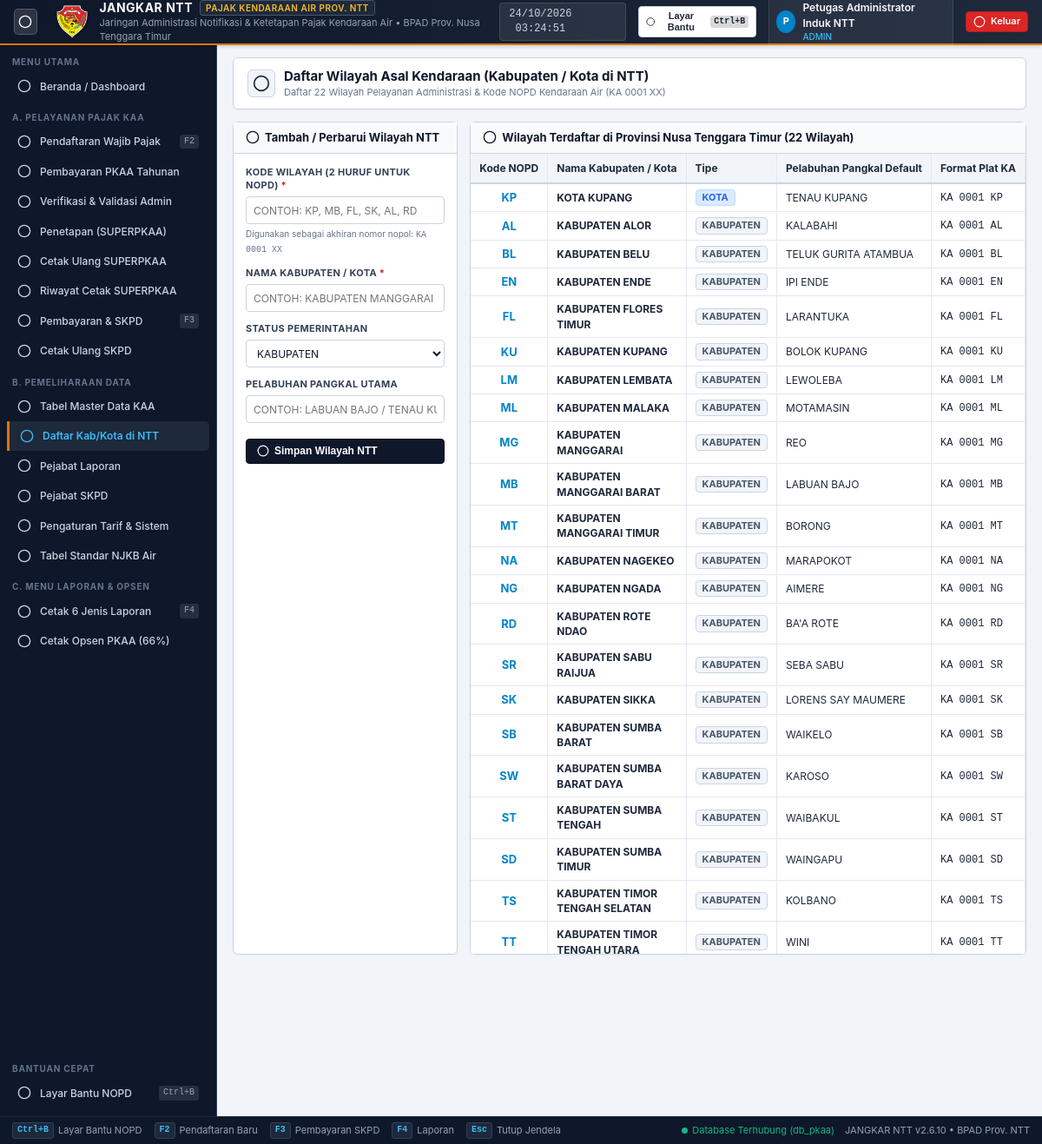
The page /index.php?page=kabupaten_kota (signed in) on the database its author committed.
### tables this page shows
CREATE TABLE `ref_kabupaten_kota` (
  `kode_wilayah` VARCHAR(5) PRIMARY KEY,
  `nama_kabupaten_kota` VARCHAR(100) NOT NULL,
  `tipe` ENUM('KOTA', 'KABUPATEN') NOT NULL DEFAULT 'KABUPATEN',
  `ibukota` VARCHAR(100) NOT NULL,
  `pelabuhan_pangkal_default` VARCHAR(100) NOT NULL
);

### index.php (called while the page is built, shortened)
<?php
require_once __DIR__ . '/config/helpers.php';
$page = $_GET['page'] ?? 'dashboard';
$moduleMap = [
    'dashboard'              => __DIR__ . '/modules/dashboard/index.php',
    'pendaftaran'            => __DIR__ . '/modules/pelayanan/pendaftaran.php',
    'ajukan_perubahan'       => __DIR__ . '/modules/pelayanan/ajukan_perubahan.php',
    'verifikasi_perubahan'   => __DIR__ . '/modules/pelayanan/verifikasi_perubahan.php',
    'status_pengajuan'       => __DIR__ . '/modules/pelayanan/status_pengajuan.php',
    'superpkaa'              => __DIR__ . '/modules/pelayanan/superpkaa.php',
    'pembayaran_tahunan'     => __DIR__ . '/modules/pelayanan/pembayaran_tahunan.php',
    'cetak_ulang_superpkaa'  => __DIR__ . '/modules/pelayanan/cetak_ulang_superpkaa.php',
    'riwayat_cetak_superpkaa'=> __DIR__ . '/modules/pelayanan/riwayat_cetak_superpkaa.php',
    'skpd'                   => __DIR__ . '/modules/pelayanan/skpd.php',
    'cetak_ulang_skpd'       => __DIR__ . '/modules/pelayanan/cetak_ulang_skpd.php',
    'master_kaa'             => __DIR__ . '/modules/pemeliharaan/master_kaa.php',
    'kabupaten_kota'         => __DIR__ . '/modules/pemeliharaan/kabupaten_kota.php',
    'pejabat_laporan'        => __DIR__ . '/modules/pemeliharaan/pejabat_laporan.php',
    'pejabat_skpd'           => __DIR__ . '/modules/pemeliharaan/pejabat_skpd.php',
    'tarif_pajak'            => __DIR__ . '/modules/pemeliharaan/tarif_pajak.php',
    'tabel_njkb'             => __DIR__ . '/modules/pemeliharaan/tabel_njkb.php',
    'laporan'                => __DIR__ . '/modules/laporan/index.php',
    'cetak_opsen'            => __DIR__ . '/modules/laporan/cetak_opsen.php',
];
$targetModule = $moduleMap[$page] ?? $moduleMap['dashboard'];
require_once __DIR__ . '/layouts/header.php';
require_once $targetModule;
require_once __DIR__ . '/layouts/footer.php';

### modules/pemeliharaan/kabupaten_kota.php (shortened to what this page needs)
<?php
$kabKotaList = $pdo->query("SELECT * FROM ref_kabupaten_kota ORDER BY tipe ASC, nama_kabupaten_kota ASC")->fetchAll();
?>
<div class="page-header">
  <div class="page-header-left">
    <div class="page-icon">
      <?= renderIcon('compass', '', 20) ?>
    </div>
    <div>
      <div class="page-title">Daftar Wilayah Asal Kendaraan (Kabupaten / Kota di NTT)</div>
      <div class="page-subtitle">Daftar 22 Wilayah Pelayanan Administrasi & Kode NOPD Kendaraan Air (KA 0001 XX)</div>
    </div>
  </div>
</div>
<div style="display: grid; grid-template-columns: 1fr 1.8fr; gap: 14px;">
  <form method="POST" action="index.php?page=kabupaten_kota" class="panel">
    <div class="panel-header">
      <div class="panel-title">
        <?= renderIcon('plus', '', 16) ?>
        <span>Tambah / Perbarui Wilayah NTT</span>
      </div>
    </div>
    <div class="panel-body" style="display: flex; flex-direction: column; gap: 12px;">
      <div class="form-group">
        <label class="form-label" for="kode_wilayah">Kode Wilayah (2 Huruf untuk NOPD) <span class="required">*</span></label>
        <input type="text" name="kode_wilayah" id="kode_wilayah" class="form-control" maxlength="5" placeholder="Contoh: KP, MB, FL, SK, AL, RD" style="text-transform: uppercase;" required>
        <span style="font-size:10px; color:#64748b;">Digunakan sebagai akhiran nomor nopol: <code>KA 0001 XX</code></span>
      </div>
      <div class="form-group">
        <label class="form-label" for="nama_kabupaten_kota">Nama Kabupaten / Kota <span class="required">*</span></label>
        <input type="text" name="nama_kabupaten_kota" id="nama_kabupaten_kota" class="form-control" placeholder="Contoh: KABUPATEN MANGGARAI BARAT" style="text-transform: uppercase;" required>
      </div>
      <div class="form-group">
        <label class="form-label" for="tipe">Status Pemerintahan</label>
        <select name="tipe" id="tipe" class="form-control">
          <option value="KABUPATEN">KABUPATEN</option>
        </select>
      </div>
      <div class="form-group">
        <label class="form-label" for="pelabuhan_pangkal_default">Pelabuhan Pangkal Utama</label>
        <input type="text" name="pelabuhan_pangkal_default" id="pelabuhan_pangkal_default" class="form-control" placeholder="Contoh: LABUAN BAJO / TENAU KUPANG" style="text-transform: uppercase;" required>
      </div>
      <button type="submit" class="btn btn-primary" style="margin-top: 6px;">
        <?= renderIcon('check', '', 14) ?> Simpan Wilayah NTT
      </button>
    </div>
  </form>
  <div class="panel">
    <div class="panel-header">
      <div class="panel-title">
        <?= renderIcon('database', '', 16) ?>
        <span>Wilayah Terdaftar di Provinsi Nusa Tenggara Timur (<?= count($kabKotaList) ?> Wilayah)</span>
      </div>
    </div>
    <div class="panel-body" style="padding: 0;">
      <div class="table-responsive" style="border: none; max-height: 70vh;">
        <table class="table-desktop">
          <thead>
            <tr>
              <th width="80" class="text-center">Kode NOPD</th>
              <th>Nama Kabupaten / Kota</th>
              <th>Tipe</th>
              <th>Pelabuhan Pangkal Default</th>
              <th width="120">Format Plat KA</th>
            </tr>
          </thead>
          <tbody>
            <?php foreach ($kabKotaList as $k): ?>
              <tr>
                <td class="text-center"><strong style="color:#0284c7; font-size:13px;"><?= htmlspecialchars($k['kode_wilayah']) ?></strong></td>
                <td><strong><?= htmlspecialchars($k['nama_kabupaten_kota']) ?></strong></td>
                <td><span class="badge <?= $k['tipe'] === 'KOTA' ? 'badge-info' : 'badge-neutral' ?>"><?= $k['tipe'] ?></span></td>
                <td><?= htmlspecialchars($k['pelabuhan_pangkal_default']) ?></td>
                <td><code>KA 0001 <?= htmlspecialchars($k['kode_wilayah']) ?></code></td>
              </tr>
            <?php endforeach; ?>
          </tbody>
        </table>
      </div>
    </div>
  </div>
</div>

### assets/css/desktop.css (style rules this page uses)
:root { --primary-950: #090d16; --primary-900: #0f172a; --primary-800: #1e293b; --primary-700: #334155; --primary-600: #475569; --accent-gold: #d97706; --accent-gold-light: #fef3c7; --accent-gold-dark: #b45309; --brand-blue: #0284c7; --brand-blue-dark: #0369a1; --success: #059669; --success-bg: #d1fae5; --danger: #dc2626; --danger-bg: #fee2e2; --warning: #d97706; --warning-bg: #fef3c7; --info: #2563eb; --info-bg: #dbeafe; --bg-desktop: #f1f5f9; --bg-surface: #ffffff; --bg-sidebar: #0f172a; --border-light: #e2e8f0; --border-medium: #cbd5e1; --border-dark: #94a3b8; --text-main: #0f172a; --text-muted: #64748b; --text-light: #94a3b8; --text-white: #ffffff; --font-sans: 'Inter', -apple-system, BlinkMacSystemFont, "Segoe UI", Roboto, "Helvetica Neue", Arial, sans-serif; --font-mono: 'JetBrains Mono', Consolas, "Courier New", monospace; --header-height: 52px; --sidebar-width: 250px; --footer-height: 32px; }
* { box-sizing: border-box; margin: 0; padding: 0; }
body { font-family: var(--font-sans); background-color: var(--bg-desktop); color: var(--text-main); font-size: 13px; line-height: 1.45; overflow-x: hidden; height: 100vh; display: flex; flex-direction: column; }
.page-header { background: var(--bg-surface); padding: 10px 16px; border-radius: 6px; border: 1px solid var(--border-medium); display: flex; align-items: center; justify-content: space-between; box-shadow: 0 1px 2px rgba(0,0,0,0.04); }
.page-header-left { display: flex; align-items: center; gap: 10px; }
.page-icon { width: 32px; height: 32px; background: #f1f5f9; border: 1px solid var(--border-medium); border-radius: 6px; display: flex; align-items: center; justify-content: center; color: var(--primary-800); }
.page-title { font-size: 15px; font-weight: 700; color: var(--primary-900); }
.page-subtitle { font-size: 11px; color: var(--text-muted); }
.panel { background: var(--bg-surface); border: 1px solid var(--border-medium); border-radius: 6px; box-shadow: 0 1px 3px rgba(0,0,0,0.03); }
.panel-header { padding: 8px 14px; background: #f8fafc; border-bottom: 1px solid var(--border-medium); display: flex; align-items: center; justify-content: space-between; }
.panel-title { font-size: 13px; font-weight: 700; color: var(--primary-900); display: flex; align-items: center; gap: 6px; }
.panel-body { padding: 14px; }
.btn { display: inline-flex; align-items: center; gap: 6px; padding: 6px 12px; font-size: 12px; font-weight: 600; border-radius: 4px; border: 1px solid transparent; cursor: pointer; text-decoration: none; transition: all 0.12s ease; line-height: 1.2; }
.btn-primary { background: var(--primary-900); color: #ffffff; border-color: var(--primary-950); }
.form-group { display: flex; flex-direction: column; gap: 4px; }
.form-label { font-size: 11px; font-weight: 700; color: #334155; text-transform: uppercase; letter-spacing: 0.3px; }
.form-label .required { color: var(--danger); }
.form-control { height: 32px; padding: 4px 8px; font-size: 12px; font-family: var(--font-sans); border: 1px solid var(--border-medium); border-radius: 4px; background-color: #ffffff; color: var(--text-main); transition: border-color 0.15s ease, box-shadow 0.15s ease; }
.table-responsive { width: 100%; overflow-x: auto; border: 1px solid var(--border-medium); border-radius: 4px; }
.table-desktop { width: 100%; border-collapse: collapse; font-size: 12px; background: #ffffff; }
.table-desktop th { background: #f1f5f9; color: #1e293b; font-weight: 700; text-align: left; padding: 8px 10px; border-bottom: 2px solid var(--border-medium); border-right: 1px solid #e2e8f0; white-space: nowrap; }
.table-desktop td { padding: 6px 10px; border-bottom: 1px solid #e2e8f0; border-right: 1px solid #e2e8f0; color: #1e293b; }
.table-desktop tr:last-child td { border-bottom: none; }
.text-center { text-align: center; }
.badge { display: inline-flex; align-items: center; gap: 4px; padding: 2px 7px; font-size: 11px; font-weight: 700; border-radius: 4px; line-height: 1.2; }
.badge-info { background: var(--info-bg); color: var(--info); border: 1px solid #bfdbfe; }
.badge-neutral { background: #f1f5f9; color: #475569; border: 1px solid #cbd5e1; }

### rows shown on the page
ref_kabupaten_kota: kode_wilayah "KP", nama_kabupaten_kota "KOTA KUPANG", tipe "KOTA", pelabuhan_pangkal_default "TENAU KUPANG"
ref_kabupaten_kota: kode_wilayah "AL", nama_kabupaten_kota "KABUPATEN ALOR", tipe "KABUPATEN", pelabuhan_pangkal_default "KALABAHI"
ref_kabupaten_kota: kode_wilayah "BL", nama_kabupaten_kota "KABUPATEN BELU", tipe "KABUPATEN", pelabuhan_pangkal_default "TELUK GURITA ATAMBUA"
ref_kabupaten_kota: kode_wilayah "EN", nama_kabupaten_kota "KABUPATEN ENDE", tipe "KABUPATEN", pelabuhan_pangkal_default "IPI ENDE"
ref_kabupaten_kota: kode_wilayah "FL", nama_kabupaten_kota "KABUPATEN FLORES TIMUR", tipe "KABUPATEN", pelabuhan_pangkal_default "LARANTUKA"
ref_kabupaten_kota: kode_wilayah "KU", nama_kabupaten_kota "KABUPATEN KUPANG", tipe "KABUPATEN", pelabuhan_pangkal_default "BOLOK KUPANG"
ref_kabupaten_kota: kode_wilayah "LM", nama_kabupaten_kota "KABUPATEN LEMBATA", tipe "KABUPATEN", pelabuhan_pangkal_default "LEWOLEBA"
ref_kabupaten_kota: kode_wilayah "ML", nama_kabupaten_kota "KABUPATEN MALAKA", tipe "KABUPATEN", pelabuhan_pangkal_default "MOTAMASIN"
ref_kabupaten_kota: kode_wilayah "MG", nama_kabupaten_kota "KABUPATEN MANGGARAI", tipe "KABUPATEN", pelabuhan_pangkal_default "REO"
ref_kabupaten_kota: kode_wilayah "MB", nama_kabupaten_kota "KABUPATEN MANGGARAI BARAT", tipe "KABUPATEN", pelabuhan_pangkal_default "LABUAN BAJO"
ref_kabupaten_kota: kode_wilayah "MT", nama_kabupaten_kota "KABUPATEN MANGGARAI TIMUR", tipe "KABUPATEN", pelabuhan_pangkal_default "BORONG"
ref_kabupaten_kota: kode_wilayah "NA", nama_kabupaten_kota "KABUPATEN NAGEKEO", tipe "KABUPATEN", pelabuhan_pangkal_default "MARAPOKOT"
ref_kabupaten_kota: kode_wilayah "NG", nama_kabupaten_kota "KABUPATEN NGADA", tipe "KABUPATEN", pelabuhan_pangkal_default "AIMERE"
ref_kabupaten_kota: kode_wilayah "RD", nama_kabupaten_kota "KABUPATEN ROTE NDAO", tipe "KABUPATEN", pelabuhan_pangkal_default "BA'A ROTE"
ref_kabupaten_kota: kode_wilayah "SR", nama_kabupaten_kota "KABUPATEN SABU RAIJUA", tipe "KABUPATEN", pelabuhan_pangkal_default "SEBA SABU"
ref_kabupaten_kota: kode_wilayah "SK", nama_kabupaten_kota "KABUPATEN SIKKA", tipe "KABUPATEN", pelabuhan_pangkal_default "LORENS SAY MAUMERE"
ref_kabupaten_kota: kode_wilayah "SB", nama_kabupaten_kota "KABUPATEN SUMBA BARAT", tipe "KABUPATEN", pelabuhan_pangkal_default "WAIKELO"
ref_kabupaten_kota: kode_wilayah "SW", nama_kabupaten_kota "KABUPATEN SUMBA BARAT DAYA", tipe "KABUPATEN", pelabuhan_pangkal_default "KAROSO"
ref_kabupaten_kota: kode_wilayah "ST", nama_kabupaten_kota "KABUPATEN SUMBA TENGAH", tipe "KABUPATEN", pelabuhan_pangkal_default "WAIBAKUL"
ref_kabupaten_kota: kode_wilayah "SD", nama_kabupaten_kota "KABUPATEN SUMBA TIMUR", tipe "KABUPATEN", pelabuhan_pangkal_default "WAINGAPU"
ref_kabupaten_kota: kode_wilayah "TS", nama_kabupaten_kota "KABUPATEN TIMOR TENGAH SELATAN", tipe "KABUPATEN", pelabuhan_pangkal_default "KOLBANO"
ref_kabupaten_kota: kode_wilayah "TT", nama_kabupaten_kota "KABUPATEN TIMOR TENGAH UTARA", tipe "KABUPATEN", pelabuhan_pangkal_default "WINI"

### other values the page prints
substr($currentUser['nama_lengkap'] ?? 'U', 0, 1) "P"
$currentUser['nama_lengkap'] "Petugas Administrator Induk NTT"
$currentUser['role'] "ADMIN"
count($kabKotaList) "22"
